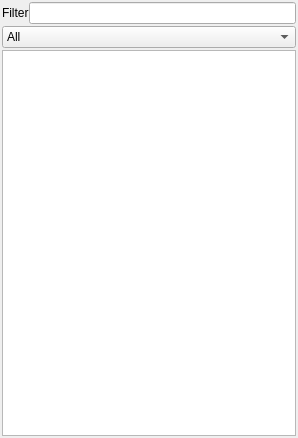
<?xml version="1.0" encoding="UTF-8"?>
<ui version="4.0">
 <class>AssetBrowser</class>
 <widget class="QDockWidget" name="AssetBrowser">
  <property name="geometry">
   <rect>
    <x>0</x>
    <y>0</y>
    <width>298</width>
    <height>438</height>
   </rect>
  </property>
  <property name="windowTitle">
   <string>Asset browser</string>
  </property>
  <widget class="QWidget" name="dockWidgetContents">
   <layout class="QVBoxLayout" name="verticalLayout">
    <property name="spacing">
     <number>2</number>
    </property>
    <property name="leftMargin">
     <number>2</number>
    </property>
    <property name="topMargin">
     <number>2</number>
    </property>
    <property name="rightMargin">
     <number>2</number>
    </property>
    <property name="bottomMargin">
     <number>2</number>
    </property>
    <item>
     <widget class="QWidget" name="widget" native="true">
      <layout class="QHBoxLayout" name="horizontalLayout">
       <property name="spacing">
        <number>0</number>
       </property>
       <property name="leftMargin">
        <number>0</number>
       </property>
       <property name="topMargin">
        <number>0</number>
       </property>
       <property name="rightMargin">
        <number>0</number>
       </property>
       <property name="bottomMargin">
        <number>0</number>
       </property>
       <item>
        <widget class="QLabel" name="label">
         <property name="text">
          <string>Filter</string>
         </property>
        </widget>
       </item>
       <item>
        <widget class="QLineEdit" name="searchInput"/>
       </item>
      </layout>
     </widget>
    </item>
    <item>
     <widget class="QComboBox" name="filterComboBox">
      <item>
       <property name="text">
        <string>All</string>
       </property>
      </item>
      <item>
       <property name="text">
        <string>All known</string>
       </property>
      </item>
      <item>
       <property name="text">
        <string>Animation</string>
       </property>
      </item>
      <item>
       <property name="text">
        <string>Mesh</string>
       </property>
      </item>
      <item>
       <property name="text">
        <string>Material</string>
       </property>
      </item>
      <item>
       <property name="text">
        <string>Pipeline</string>
       </property>
      </item>
      <item>
       <property name="text">
        <string>Texture</string>
       </property>
      </item>
      <item>
       <property name="text">
        <string>Shader</string>
       </property>
      </item>
     </widget>
    </item>
    <item>
     <widget class="QTreeView" name="treeView">
      <property name="contextMenuPolicy">
       <enum>Qt::CustomContextMenu</enum>
      </property>
      <property name="editTriggers">
       <set>QAbstractItemView::EditKeyPressed</set>
      </property>
      <property name="dragEnabled">
       <bool>true</bool>
      </property>
      <property name="dragDropMode">
       <enum>QAbstractItemView::DragDrop</enum>
      </property>
      <property name="defaultDropAction">
       <enum>Qt::MoveAction</enum>
      </property>
      <property name="alternatingRowColors">
       <bool>true</bool>
      </property>
      <property name="uniformRowHeights">
       <bool>true</bool>
      </property>
      <property name="headerHidden">
       <bool>true</bool>
      </property>
      <attribute name="headerVisible">
       <bool>false</bool>
      </attribute>
     </widget>
    </item>
   </layout>
  </widget>
 </widget>
 <resources/>
 <connections/>
</ui>
